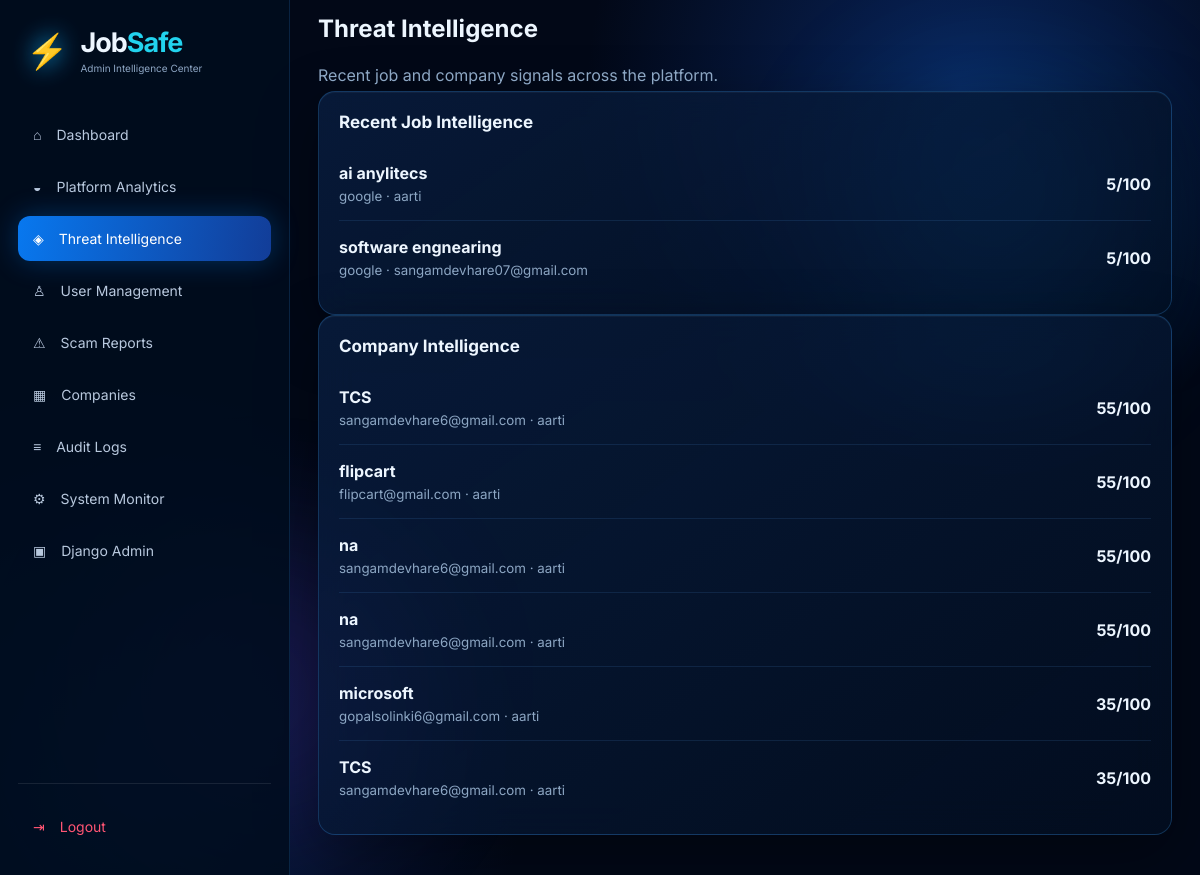
The app's page /admin-intelligence/ (signed in) with its own data.
### scanner/models.py (models this page shows, shortened)
class JobCheck(models.Model):
    user = models.ForeignKey(
        User,
        on_delete=models.CASCADE
    )
    title = models.CharField(
        max_length=200
    )
    company = models.CharField(
        max_length=200,
        blank=True
    )
    source = models.CharField(
        max_length=100,
        blank=True
    )
    url = models.URLField(
        blank=True
    )
    description = models.TextField(
        blank=True
    )
    risk_score = models.PositiveIntegerField(
        default=0
    )
    risk_level = models.CharField(
        max_length=30,
        default="Safe"
    )
    reasons = models.TextField(
        blank=True
    )
    created_at = models.DateTimeField(
        auto_now_add=True
    )

class CompanyCheck(models.Model):
    user = models.ForeignKey(
        User,
        on_delete=models.CASCADE,
        related_name="company_checks"
    )
    company = models.CharField(
        max_length=200
    )
    website = models.URLField(
        blank=True
    )
    domain = models.CharField(
        max_length=200,
        blank=True
    )
    risk_score = models.IntegerField(
        default=0
    )
    status = models.CharField(
        max_length=30,
        default="Low Risk"
    )
    created_at = models.DateTimeField(
        auto_now_add=True
    )

### accounts/views.py (the view)
# urls.py: path("admin-intelligence/", views.admin_intelligence, name="admin_intelligence"),
@user_passes_test(lambda u: u.is_staff, login_url="/admin-login/")
def admin_intelligence(request):
    jobs = JobCheck.objects.select_related("user").order_by("-created_at")[:15]
    companies = CompanyCheck.objects.select_related("user").order_by("-created_at")[:15]
    return render(request, "admin-intelligence.html", {"jobs": jobs, "companies": companies, "active": "intelligence"})

### templates/admin-intelligence.html
{% extends "base.html" %}{% block title %}Threat Intelligence | JobSafe{% endblock %}{% block content %}<div class="app-shell">{% include "partials/admin-sidebar.html" %}<main class="main"><header class="topbar"><div><h2>Threat Intelligence</h2><p class="muted">Recent job and company signals across the platform.</p></div></header><section class="panel glass"><div class="panel-title"><h2>Recent Job Intelligence</h2></div>{% for x in jobs %}<div class="list-item"><div><b>{{ x.title }}</b><small>{{ x.company|default:"Unknown" }} · {{ x.user.username }}</small></div><strong>{{ x.risk_score }}/100</strong></div>{% empty %}<p class="muted">No job intelligence records.</p>{% endfor %}</section><section class="panel glass"><div class="panel-title"><h2>Company Intelligence</h2></div>{% for x in companies %}<div class="list-item"><div><b>{{ x.company }}</b><small>{{ x.domain|default:"No recruiter domain" }} · {{ x.user.username }}</small></div><strong>{{ x.risk_score }}/100</strong></div>{% empty %}<p class="muted">No company records.</p>{% endfor %}</section></main></div>{% endblock %}

### static/css/style.css (style rules this page uses)
:root { --bg: #020817; --panel: rgba(7, 24, 52, .72); --line: rgba(63, 168, 255, .24); --blue: #1ea7ff; --cyan: #22d3ee; --green: #10e981; --orange: #ffb21c; --red: #ff3d65; --purple: #8b5cf6; --text: #edf6ff; --muted: #8da7c4; --shadow: 0 20px 60px rgba(0, 0, 0, .35); }
* { box-sizing: border-box; }
html { scroll-behavior: smooth; }
body { margin: 0; background: radial-gradient( circle at 80% 10%, #09245b 0, transparent 30% ), radial-gradient( circle at 10% 90%, #071d45 0, transparent 30% ), var(--bg); color: var(--text); font-family: Inter, Arial, sans-serif; min-height: 100vh; }
.glass { background: linear-gradient( 145deg, rgba(9, 31, 66, .78), rgba(3, 15, 34, .68) ); border: 1px solid var(--line); box-shadow: var(--shadow), inset 0 1px rgba(255, 255, 255, .04); backdrop-filter: blur(18px); }
p { color: var(--muted); line-height: 1.6; }
.app-shell { display: flex; min-height: 100vh; }
.main { margin-left: 290px; width: calc(100% - 290px); padding: 22px 28px 40px; position: relative; z-index: 1; }
.topbar { height: 55px; display: flex; align-items: center; justify-content: space-between; margin-bottom: 14px; position: relative; z-index: 1000; overflow: visible !important; isolation: auto; }
.topbar { animation: headerFloat 2.5s ease-in-out infinite; }
.panel { border-radius: 17px; padding: 20px; min-width: 0; }
.panel-title { display: flex; align-items: center; justify-content: space-between; margin-bottom: 15px; }
.panel-title h2 { font-size: 17px; margin: 0; }
.list-item { display: flex; align-items: center; justify-content: space-between; gap: 15px; padding: 14px; border-bottom: 1px solid rgba(255, 255, 255, .07); }
.list-item span, .list-item small { color: var(--muted); }
.panel { animation: contentFloat 3s ease-in-out infinite; }
.topbar { position: relative !important; z-index: 1000 !important; overflow: visible !important; }
.main { position: relative; z-index: 1; }
.list-item { display:flex;justify-content:space-between;align-items:center;gap:16px;padding:16px 0;border-bottom:1px solid rgba(90,168,255,.12) }
.list-item:last-child { border-bottom:0 }
.list-item small { display:block;color:var(--muted);margin-top:5px }

### records on screen
JobCheck: title "ai anylitecs", company "google", user.username "aarti", risk_score "5"
JobCheck: title "software engnearing", company "google", user.username "sangamdevhare07@gmail.com", risk_score "5"
CompanyCheck: company "TCS", domain "sangamdevhare6@gmail.com", user.username "aarti", risk_score "55"
CompanyCheck: company "flipcart", domain "flipcart@gmail.com", user.username "aarti", risk_score "55"
CompanyCheck: company "na", domain "sangamdevhare6@gmail.com", user.username "aarti", risk_score "55"
CompanyCheck: company "na", domain "sangamdevhare6@gmail.com", user.username "aarti", risk_score "55"
CompanyCheck: company "microsoft", domain "gopalsolinki6@gmail.com", user.username "aarti", risk_score "35"
CompanyCheck: company "TCS", domain "sangamdevhare6@gmail.com", user.username "aarti", risk_score "35"
